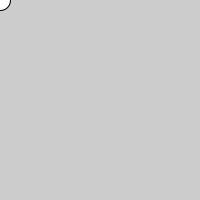
Frame 1 (no input)
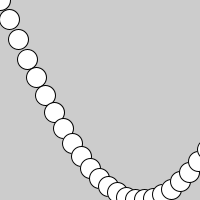
Frame 60 (the mouse pressed at the canvas centre just before this capture)
Frame 120 (the mouse held since frame 60 and released just before this capture): identical to frame 60, image omitted

The Processing sketch that drew these frames (run headless with seeded random() and noise(); from frame 60 on, the mouse is pressed at the canvas centre):

// Processing sketch: sine_with_ball
// ── sine_with_ball.pde
float theta;
float x;
float y;
float r = 200;
void setup(){
  size(200,200); 
  theta = 0.0;
}

void draw(){
  y = r * sin(theta);
  
  ellipse(theta*90,y,20,20);
  
  theta += 0.1;  
}
